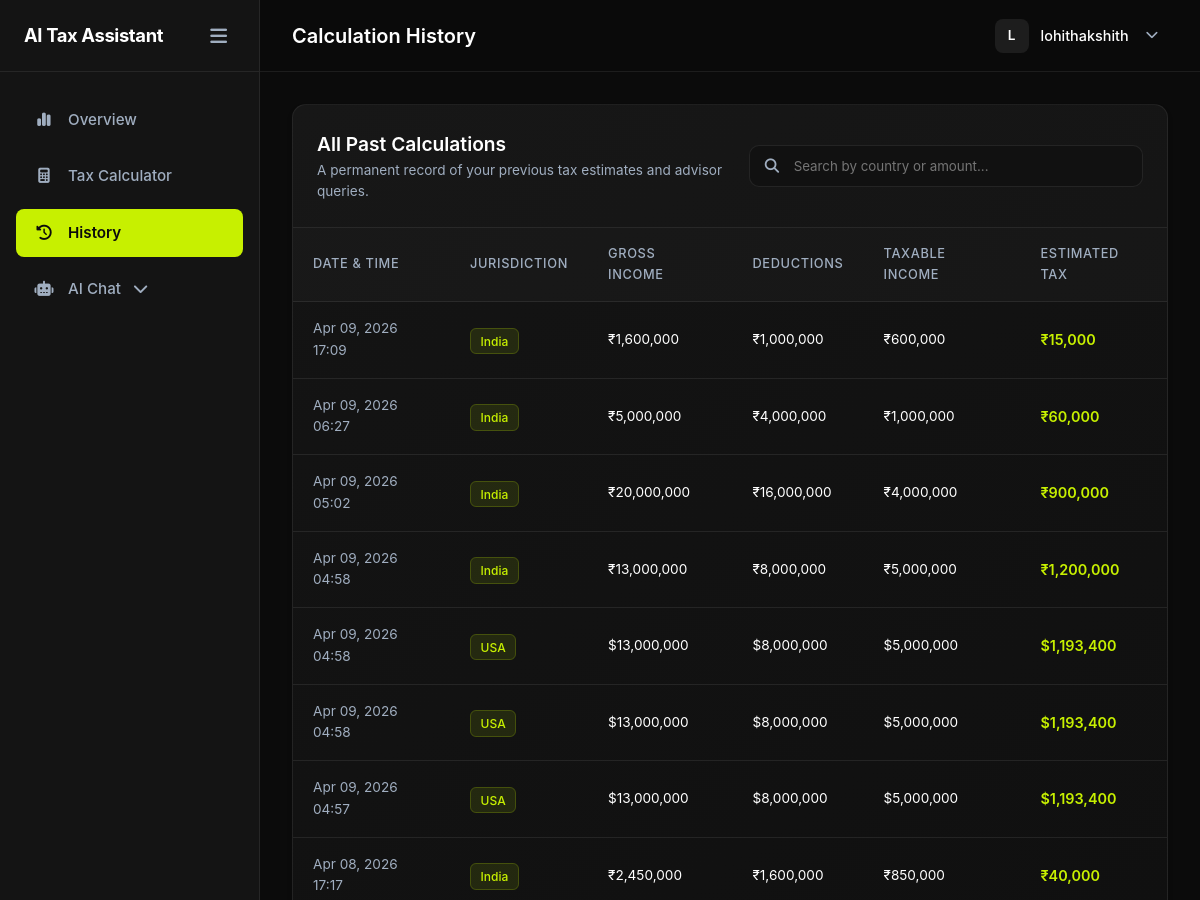
/dashboard/history/ (signed in, upper part), run on an earlier commit of the app's database.
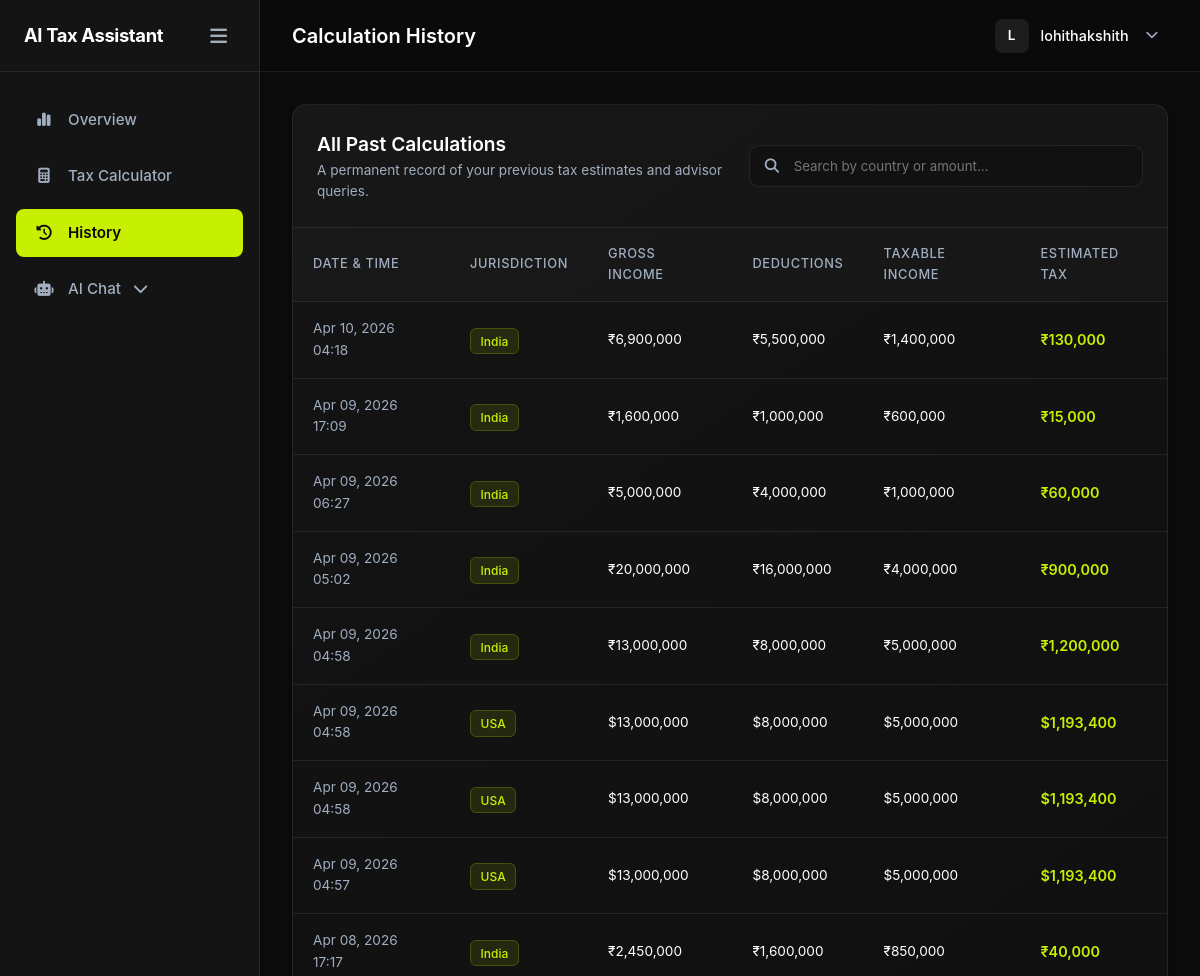
And on a later commit of the database.
### tax_engine/models.py (models this page shows, shortened)
class TaxCalculation(models.Model):
    user = models.ForeignKey(User, on_delete=models.CASCADE)
    country = models.CharField(max_length=50)
    income = models.FloatField()
    deductions = models.FloatField()
    taxable_income = models.FloatField()
    estimated_tax = models.FloatField()
    created_at = models.DateTimeField(auto_now_add=True)

### dashboard/views.py (the view)
# urls.py: path('dashboard/history/', views.history_view, name='history'),
@login_required
def history_view(request):
    calculations = TaxCalculation.objects.filter(user=request.user).order_by('-created_at')
    return render(request, 'dashboard/history.html', {'calculations': calculations})

### dashboard/templatetags/tax_tags.py (called while the page is built)
@register.filter
def currency_symbol(country_name):
    if not country_name:
        return "₹"  # Default to INR as per user preference
    country = str(country_name).lower().strip()
    mapping = {
        'india': '₹',
        'in': '₹',
        'inr': '₹',
        'us': '$',
        'usa': '$',
        'usd': '$',
        'united states': '$',
        'uk': '£',
        'gbp': '£',
        'united kingdom': '£',
        'gb': '£',
        'canada': 'C$',
        'cad': 'C$',
        'ca': 'C$',
        'australia': 'A$',
        'aud': 'A$',
        'au': 'A$',
        'europe': '€',
        'eu': '€',
        'euro': '€',
        'eur': '€',
    }
    return mapping.get(country, '₹')  # Default fallback to INR

### templates/dashboard/history.html (shortened to what this page needs)
{% extends 'base_app.html' %}
{% load tax_tags humanize %}
{% block page_title %}Calculation History{% endblock %}
{% block content %}
<div class="history-card">
    <div class="card-header flex-between align-center">
        <div>
            <h3>All Past Calculations</h3>
            <p class="text-muted text-sm mt-1">A permanent record of your previous tax estimates and advisor queries.
            </p>
        </div>
        <div class="search-wrapper">
            <i class="fa-solid fa-search"></i>
            <input type="text" id="historySearch" placeholder="Search by country or amount..." class="modern-input">
        </div>
    </div>
    <div class="card-body p-0">
        {% if calculations %}
        <div class="table-responsive">
            <table class="table table-hover" id="historyTable">
                <thead>
                    <tr>
                        <th>Date & Time</th>
                        <th>Jurisdiction</th>
                        <th>Gross Income</th>
                        <th>Deductions</th>
                        <th>Taxable Income</th>
                        <th>Estimated Tax</th>
                    </tr>
                </thead>
                <tbody>
                    {% for calc in calculations %}
                    <tr>
                        <td class="text-muted text-sm">{{ calc.created_at|date:"M d, Y H:i" }}</td>
                        <td>
                            <span class="badge"
                                style="background: rgba(199,240,0,0.1); color: var(--accent-neon); border: 1px solid rgba(199,240,0,0.2);">
                                {{ calc.country|country_display }}
                            </span>
                        </td>
                        <td class="text-sm">
                            {{ calc.country|currency_symbol }}{{ calc.income|floatformat:0|intcomma }}
                        </td>
                        <td class="text-sm">
                            {{ calc.country|currency_symbol }}{{ calc.deductions|floatformat:0|intcomma }}
                        </td>
                        <td class="text-sm">
                            {{ calc.country|currency_symbol }}{{ calc.taxable_income|floatformat:0|intcomma }}
                        </td>
                        <td class="text-accent font-weight-bold">
                            {{ calc.country|currency_symbol }}{{ calc.estimated_tax|floatformat:0|intcomma }}
                        </td>
                    </tr>
                    {% endfor %}
                </tbody>
            </table>
        </div>
        {% endif %}
    </div>
</div>
{% endblock %}

What changed in the data, as far as the page shows it:
added TaxCalculation: created_at "Apr 10, 2026 04:18", country|country_display "India", country "₹", income "6,900,000", deductions "5,500,000", taxable_income "1,400,000", estimated_tax "130,000"
